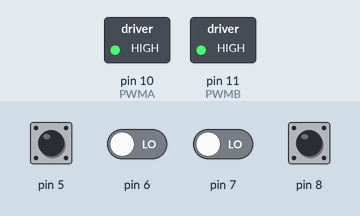
Recording of a sketch running on a simulated Arduino Uno, built with avr-gcc and run on an emulated ATmega328P. Shown: switched loads named in the sketch (green lamp = pin HIGH). The inputs (shaded band) are chosen by the test bench; at power-on: pin 5, pin 8 HIGH, pin 6, pin 7 LOW. What the sketch prints to the serial monitor is not drawn.

Above: at 0.1 s.
Timing chart, 0 to 1.6 s (numbered marks = the images above):
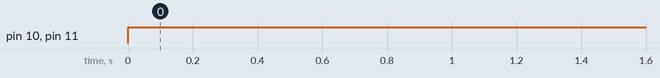

The sketch:

ghthsdfybt2.ino
```cpp
const int PWMA = 10;
const int PWMB = 11 ;
const int DIRA = 12 ;
const int DIRB = 13 ;
long int encL = 0 ;
long int encR = 0 ;
bool  erl1 , erl2, err1, err2;
bool  ell1 , ell2, elr1, elr2;

#include "PinChangeInterrupt.h"

void setup() {
  pinMode(8, INPUT);
  pinMode(7, INPUT);
  attachPCINT(digitalPinToPCINT(8), ghthsdfybt1, CHANGE);
  attachPCINT(digitalPinToPCINT(7), ghthsdfybt2, CHANGE);
  erl1 = digitalRead(8);
  erl2 = digitalRead(7);
  err1 = erl1;
  err2 = erl2;

  pinMode(5, INPUT);
  pinMode(6, INPUT);
  attachPCINT(digitalPinToPCINT(5), ghthsdfybt1L, CHANGE);
  attachPCINT(digitalPinToPCINT(6), ghthsdfybt2L, CHANGE);
  ell1 = digitalRead(5);
  ell2 = digitalRead(6);
  elr1 = ell1;
  elr2 = ell2;

  Serial.begin (9600);

  run_enc (2000, -2000);
//  motor(255,255);
//  delay(5000);
//  motor(0,0);
}

void loop() {

}

void run_enc(long int L, long int R) {
  long int eR = 0;
  long int eL = 0;
  long int eror = 50;
  unsigned long int t = millis();
  while (millis() - t < 1000) {
    if ( abs (eL) > eror || abs (eR) > eror)t = millis ();
    Serial.print( encR);
    Serial.print(" ");
    Serial.println( encL);
    eR = R - encR;
    eL = L - encL;

    eL *= 0.75;
    eR *= 0.75;
    motor (eL, eR);


  } motor (0,0);
}

void ghthsdfybt1 () {
  err1 = (!err1);
  jgthfnbyuR();

}
void ghthsdfybt2 () {
  err2 = (!err2);
  jgthfnbyuR();
}
void jgthfnbyuR() {
  if ( erl1 != err2) encR++;
  else encR--;
  //err1 = digitalRead(18);
  //err2 = digitalRead(19);
  erl1 = err1;
  erl2 = err2;
}
void ghthsdfybt1L () {
  elr1 = (!elr1);
  jgthfnbyuL();

}
void ghthsdfybt2L () {
  elr2 = (!elr2);
  jgthfnbyuL();
}
void jgthfnbyuL() {
  if ( ell1 != elr2) encL++;
  else encL--;
  //elr1 = digitalRead(20);
  //elr2 = digitalRead(21);
  ell1 = elr1;
  ell2 = elr2;
}
void motor (long int a , long int b ) {
  a = constrain (a, -255, 255);
  b = constrain (b , -255 , 255);
  analogWrite ( PWMA, abs (a));
  analogWrite ( PWMB, abs (b));
  digitalWrite (DIRA, a > 0);
  digitalWrite (DIRB, b > 0);
}
```

Measured:
- by itself, pin 10 (PWMA), pin 11 (PWMB): LOW → HIGH at 0.00 s
